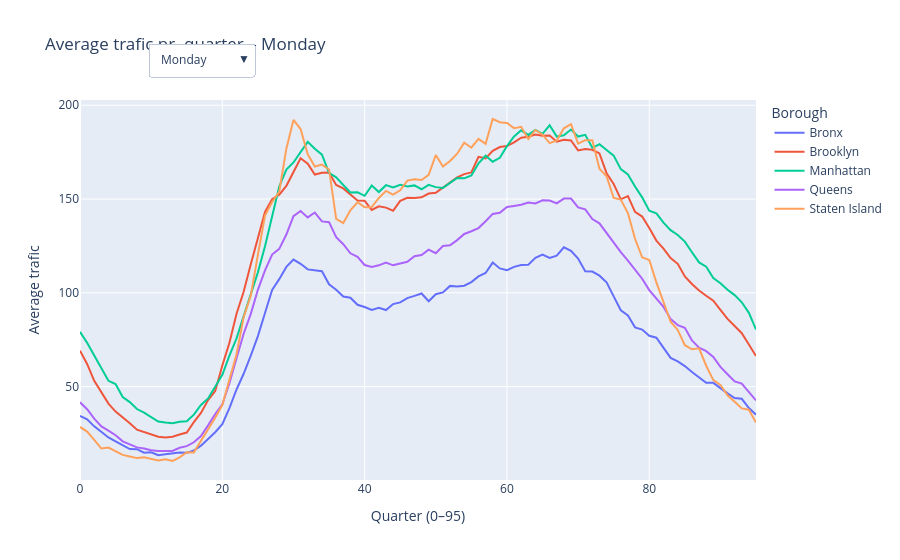

Notebook code cell kept with this figure:
### Markdown cell above
## Line graphs of daily traffic patterns by different weekdays:
This visualization shows the traffic patterns during the seven days of the week, for comparing different traffic patterns across different weekdays

### Code cell
# Group by Boro, quarter, and weekday
df_grouped = df.groupby(["weekday", "Boro", "quarter"], as_index=False)["Vol"].mean()

# Ensure weekdays are in the correct categorical order
weekday_order = ["Monday", "Tuesday", "Wednesday", "Thursday", "Friday", "Saturday", "Sunday"]
df_grouped["weekday"] = pd.Categorical(df_grouped["weekday"], categories=weekday_order, ordered=True)

# Start by plotting data for Monday
initial_weekday = "Monday"
df_initial = df_grouped[df_grouped["weekday"] == initial_weekday]

# Create the line plot using Plotly Express
fig = px.line(
    df_initial,
    x="quarter",
    y="Vol",
    color="Boro",
    labels={
        "Vol": "Average trafic",
        "quarter": "Quarter (0–95)",
        "Boro": "Borough"
    },
    title=f"Average trafic pr. quarter – {initial_weekday}"
)

# Create dropdown buttons for selecting different weekdays
dropdown_buttons = [
    {
        "label": day,
        "method": "update",
        "args": [
            {
                "x": [df_grouped[df_grouped["weekday"] == day]["quarter"]] * df_grouped["Boro"].nunique(),
                "y": [
                    df_grouped[(df_grouped["weekday"] == day) & (df_grouped["Boro"] == boro)]["Vol"]
                    for boro in df_grouped["Boro"].unique()
                ],
                "type": "scatter"
            },
            {"title": f"Average trafic pr. quarter – {day}"}
        ]
    }
    for day in weekday_order
]

# Update layout with dropdown menu
fig.update_layout(
    updatemenus=[
        {
            "buttons": dropdown_buttons,
            "direction": "down",
            "showactive": True,
            "x": 0.1,
            "y": 1.15,
            "xanchor": "left",
            "yanchor": "top"
        }
    ]
)

# Show the plot

fig.write_html("gennemsnitlig_trafik_ugedage")

fig.show()

### Figure 1 — Plotly figure (JSON) as saved in the notebook; plotly's stock layout.template omitted (floating-point values rounded to 4 significant figures; data arrays with more than 128 entries replaced by an {"elided": "..."} marker saying what was removed)
{"data": [{"hovertemplate": "Borough=Bronx<br>Quarter (0–95)=%{x}<br>Average trafic=%{y}<extra></extra>", "legendgroup": "Bronx", "line": {"color": "#636efa", "dash": "solid"}, "marker": {"symbol": "circle"}, "mode": "lines", "name": "Bronx", "orientation": "v", "showlegend": true, "type": "scatter", "x": [0, 1, 2, 3, 4, 5, 6, 7, 8, 9, 10, 11, 12, 13, 14, 15, 16, 17, 18, 19, 20, 21, 22, 23, 24, 25, 26, 27, 28, 29, 30, 31, 32, 33, 34, 35, 36, 37, 38, 39, 40, 41, 42, 43, 44, 45, 46, 47, 48, 49, 50, 51, 52, 53, 54, 55, 56, 57, 58, 59, 60, 61, 62, 63, 64, 65, 66, 67, 68, 69, 70, 71, 72, 73, 74, 75, 76, 77, 78, 79, 80, 81, 82, 83, 84, 85, 86, 87, 88, 89, 90, 91, 92, 93, 94, 95], "xaxis": "x", "y": [34.43, 32.59, 28.81, 25.96, 22.91, 20.76, 18.7, 16.69, 16.66, 14.75, 15.02, 13.41, 13.91, 14.49, 14.86, 14.69, 15.9, 18.54, 22.04, 25.69, 29.95, 38.48, 48.45, 56.84, 66.53, 76.92, 89.21, 101.6, 107.3, 113.8, 117.7, 115.5, 112.5, 112.1, 111.5, 104.5, 101.7, 98.03, 97.36, 93.63, 92.45, 90.82, 92.01, 90.82, 94.01, 94.89, 97.16, 98.35, 99.66, 95.52, 99.27, 100.2, 103.7, 103.4, 103.8, 105.7, 108.7, 110.6, 116.1, 113.0, 112.1, 113.8, 114.8, 115.0, 118.7, 120.4, 118.6, 119.8, 124.2, 122.3, 118.3, 111.5, 111.3, 109.1, 105.6, 98.12, 90.71, 87.92, 81.59, 80.38, 77.1, 76.09, 70.4, 65.32, 63.44, 60.94, 57.79, 54.87, 52.04, 52.01, 49.03, 46.38, 43.87, 43.5, 38.55, 35.04], "yaxis": "y"}, {"hovertemplate": "Borough=Brooklyn<br>Quarter (0–95)=%{x}<br>Average trafic=%{y}<extra></extra>", "legendgroup": "Brooklyn", "line": {"color": "#EF553B", "dash": "solid"}, "marker": {"symbol": "circle"}, "mode": "lines", "name": "Brooklyn", "orientation": "v", "showlegend": true, "type": "scatter", "x": [0, 1, 2, 3, 4, 5, 6, 7, 8, 9, 10, 11, 12, 13, 14, 15, 16, 17, 18, 19, 20, 21, 22, 23, 24, 25, 26, 27, 28, 29, 30, 31, 32, 33, 34, 35, 36, 37, 38, 39, 40, 41, 42, 43, 44, 45, 46, 47, 48, 49, 50, 51, 52, 53, 54, 55, 56, 57, 58, 59, 60, 61, 62, 63, 64, 65, 66, 67, 68, 69, 70, 71, 72, 73, 74, 75, 76, 77, 78, 79, 80, 81, 82, 83, 84, 85, 86, 87, 88, 89, 90, 91, 92, 93, 94, 95], "xaxis": "x", "y": [69.19, 62.09, 53.1, 46.96, 40.91, 36.65, 33.63, 30.5, 27.02, 25.64, 24.54, 23.23, 22.81, 23.23, 24.45, 25.5, 31.02, 35.99, 42.85, 47.7, 61.23, 73.39, 88.81, 100.5, 115.3, 128.9, 143.1, 149.9, 152.3, 157.0, 164.1, 171.8, 168.8, 163.0, 164.0, 164.2, 157.5, 155.7, 152.4, 149.3, 149.0, 144.2, 146.1, 145.4, 143.7, 149.0, 150.7, 150.6, 150.9, 152.9, 153.3, 156.1, 158.6, 161.5, 163.3, 164.2, 172.5, 171.7, 175.7, 177.7, 178.3, 180.2, 182.7, 183.2, 184.4, 183.8, 183.9, 180.6, 181.5, 181.2, 175.9, 176.7, 176.2, 174.3, 163.8, 158.0, 149.9, 151.5, 143.2, 140.6, 134.5, 127.8, 123.6, 118.6, 115.5, 108.7, 104.7, 101.2, 98.43, 95.77, 90.89, 86.09, 82.33, 78.47, 72.47, 66.29], "yaxis": "y"}, {"hovertemplate": "Borough=Manhattan<br>Quarter (0–95)=%{x}<br>Average trafic=%{y}<extra></extra>", "legendgroup": "Manhattan", "line": {"color": "#00cc96", "dash": "solid"}, "marker": {"symbol": "circle"}, "mode": "lines", "name": "Manhattan", "orientation": "v", "showlegend": true, "type": "scatter", "x": [0, 1, 2, 3, 4, 5, 6, 7, 8, 9, 10, 11, 12, 13, 14, 15, 16, 17, 18, 19, 20, 21, 22, 23, 24, 25, 26, 27, 28, 29, 30, 31, 32, 33, 34, 35, 36, 37, 38, 39, 40, 41, 42, 43, 44, 45, 46, 47, 48, 49, 50, 51, 52, 53, 54, 55, 56, 57, 58, 59, 60, 61, 62, 63, 64, 65, 66, 67, 68, 69, 70, 71, 72, 73, 74, 75, 76, 77, 78, 79, 80, 81, 82, 83, 84, 85, 86, 87, 88, 89, 90, 91, 92, 93, 94, 95], "xaxis": "x", "y": [79.21, 73.33, 66.54, 60.18, 53.07, 51.36, 44.48, 41.74, 38.03, 36.07, 33.87, 31.36, 30.85, 30.45, 31.25, 31.56, 35.04, 40.24, 43.68, 49.62, 56.29, 66.49, 75.69, 87.58, 99.69, 110.9, 124.8, 140.8, 156.6, 165.7, 169.5, 175.0, 180.5, 176.8, 173.7, 164.0, 161.6, 157.5, 153.5, 153.6, 151.7, 157.2, 153.7, 157.4, 156.2, 157.6, 156.7, 157.3, 155.2, 157.6, 156.3, 155.9, 158.4, 161.2, 161.0, 162.5, 169.0, 173.1, 169.9, 171.9, 178.2, 183.3, 186.6, 184.2, 186.8, 184.8, 189.3, 183.3, 184.0, 187.1, 183.3, 184.2, 177.3, 179.2, 176.1, 173.1, 166.0, 163.1, 156.7, 150.9, 143.7, 142.3, 137.4, 133.4, 130.8, 127.3, 121.6, 116.2, 114.0, 107.9, 105.1, 101.7, 98.77, 94.95, 89.33, 80.48], "yaxis": "y"}, {"hovertemplate": "Borough=Queens<br>Quarter (0–95)=%{x}<br>Average trafic=%{y}<extra></extra>", "legendgroup": "Queens", "line": {"color": "#ab63fa", "dash": "solid"}, "marker": {"symbol": "circle"}, "mode": "lines", "name": "Queens", "orientation": "v", "showlegend": true, "type": "scatter", "x": [0, 1, 2, 3, 4, 5, 6, 7, 8, 9, 10, 11, 12, 13, 14, 15, 16, 17, 18, 19, 20, 21, 22, 23, 24, 25, 26, 27, 28, 29, 30, 31, 32, 33, 34, 35, 36, 37, 38, 39, 40, 41, 42, 43, 44, 45, 46, 47, 48, 49, 50, 51, 52, 53, 54, 55, 56, 57, 58, 59, 60, 61, 62, 63, 64, 65, 66, 67, 68, 69, 70, 71, 72, 73, 74, 75, 76, 77, 78, 79, 80, 81, 82, 83, 84, 85, 86, 87, 88, 89, 90, 91, 92, 93, 94, 95], "xaxis": "x", "y": [41.67, 37.93, 32.89, 28.81, 26.57, 24.08, 20.8, 19.13, 17.59, 17.0, 16.11, 15.73, 15.53, 15.72, 17.4, 18.26, 20.33, 23.62, 29.33, 35.33, 40.52, 51.84, 65.14, 78.19, 88.77, 101.6, 112.0, 120.4, 123.4, 131.1, 140.8, 143.7, 140.2, 142.8, 138.1, 137.7, 129.6, 125.9, 121.1, 119.2, 114.8, 113.8, 114.7, 116.1, 114.7, 115.6, 116.5, 119.5, 120.1, 123.0, 121.1, 124.9, 125.3, 128.1, 131.4, 132.8, 134.5, 138.1, 142.1, 142.7, 145.8, 146.3, 146.9, 148.1, 147.6, 149.3, 149.2, 147.6, 150.2, 150.2, 145.5, 144.5, 139.3, 137.0, 131.7, 126.4, 121.7, 117.2, 112.5, 107.5, 101.5, 97.11, 92.48, 86.09, 82.78, 81.35, 74.62, 70.8, 68.91, 65.86, 60.5, 56.57, 52.8, 51.62, 47.06, 42.62], "yaxis": "y"}, {"hovertemplate": "Borough=Staten Island<br>Quarter (0–95)=%{x}<br>Average trafic=%{y}<extra></extra>", "legendgroup": "Staten Island", "line": {"color": "#FFA15A", "dash": "solid"}, "marker": {"symbol": "circle"}, "mode": "lines", "name": "Staten Island", "orientation": "v", "showlegend": true, "type": "scatter", "x": [0, 1, 2, 3, 4, 5, 6, 7, 8, 9, 10, 11, 12, 13, 14, 15, 16, 17, 18, 19, 20, 21, 22, 23, 24, 25, 26, 27, 28, 29, 30, 31, 32, 33, 34, 35, 36, 37, 38, 39, 40, 41, 42, 43, 44, 45, 46, 47, 48, 49, 50, 51, 52, 53, 54, 55, 56, 57, 58, 59, 60, 61, 62, 63, 64, 65, 66, 67, 68, 69, 70, 71, 72, 73, 74, 75, 76, 77, 78, 79, 80, 81, 82, 83, 84, 85, 86, 87, 88, 89, 90, 91, 92, 93, 94, 95], "xaxis": "x", "y": [28.5, 26.0, 21.64, 16.98, 17.52, 15.76, 13.6, 12.76, 11.88, 12.26, 11.33, 10.67, 11.21, 10.33, 12.24, 15.0, 14.93, 21.1, 26.9, 33.38, 40.19, 54.19, 67.26, 87.07, 98.48, 120.3, 141.2, 148.4, 153.9, 176.9, 192.2, 187.3, 173.8, 167.3, 168.4, 165.8, 139.4, 137.2, 144.0, 148.3, 145.7, 145.7, 150.6, 154.3, 152.3, 154.6, 159.8, 160.5, 160.2, 162.9, 173.5, 167.3, 170.2, 174.2, 180.0, 177.4, 182.0, 179.4, 192.7, 191.0, 190.6, 187.8, 188.5, 182.0, 186.8, 184.3, 179.8, 181.2, 187.7, 189.9, 179.5, 181.4, 181.3, 166.2, 162.1, 150.6, 149.7, 142.5, 128.8, 118.9, 117.5, 105.6, 95.47, 84.58, 80.2, 72.07, 69.89, 70.38, 61.13, 53.44, 50.87, 45.4, 41.89, 38.38, 37.71, 30.89], "yaxis": "y"}], "layout": {"legend": {"title": {"text": "Borough"}, "tracegroupgap": 0}, "title": {"text": "Average trafic pr. quarter – Monday"}, "updatemenus": [{"buttons": [{"args": [{"type": "scatter", "x": {"elided": "5x480 int values"}, "y": {"elided": "5x96 float values"}}, {"title": "Average trafic pr. quarter – Monday"}], "label": "Monday", "method": "update"}, {"args": [{"type": "scatter", "x": {"elided": "5x480 int values"}, "y": {"elided": "5x96 float values"}}, {"title": "Average trafic pr. quarter – Tuesday"}], "label": "Tuesday", "method": "update"}, {"args": [{"type": "scatter", "x": {"elided": "5x480 int values"}, "y": {"elided": "5x96 float values"}}, {"title": "Average trafic pr. quarter – Wednesday"}], "label": "Wednesday", "method": "update"}, {"args": [{"type": "scatter", "x": {"elided": "5x480 int values"}, "y": {"elided": "5x96 float values"}}, {"title": "Average trafic pr. quarter – Thursday"}], "label": "Thursday", "method": "update"}, {"args": [{"type": "scatter", "x": {"elided": "5x480 int values"}, "y": {"elided": "5x96 float values"}}, {"title": "Average trafic pr. quarter – Friday"}], "label": "Friday", "method": "update"}, {"args": [{"type": "scatter", "x": {"elided": "5x480 int values"}, "y": {"elided": "5x96 float values"}}, {"title": "Average trafic pr. quarter – Saturday"}], "label": "Saturday", "method": "update"}, {"args": [{"type": "scatter", "x": {"elided": "5x480 int values"}, "y": {"elided": "5x96 float values"}}, {"title": "Average trafic pr. quarter – Sunday"}], "label": "Sunday", "method": "update"}], "direction": "down", "showactive": true, "x": 0.1, "xanchor": "left", "y": 1.15, "yanchor": "top"}], "xaxis": {"anchor": "y", "domain": [0, 1], "title": {"text": "Quarter (0–95)"}}, "yaxis": {"anchor": "x", "domain": [0, 1], "title": {"text": "Average trafic"}}}}
